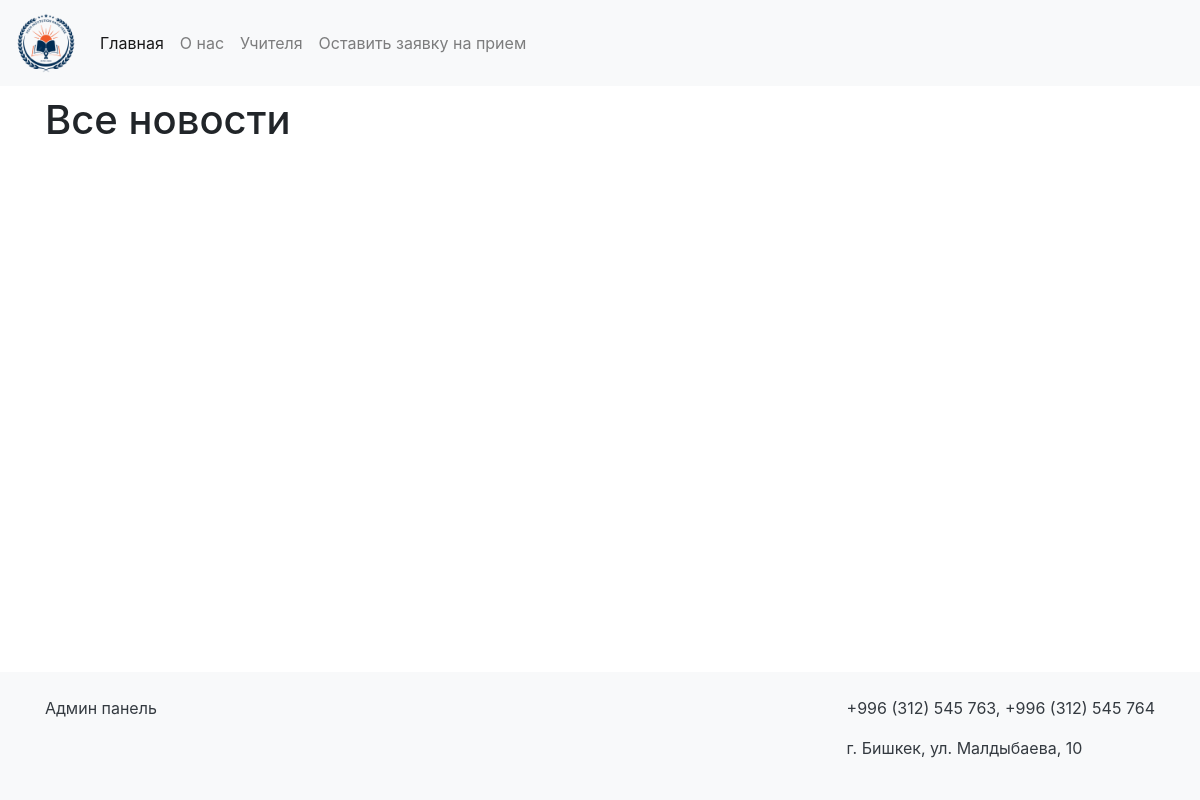
/posts/, run on an earlier commit of the app's database.
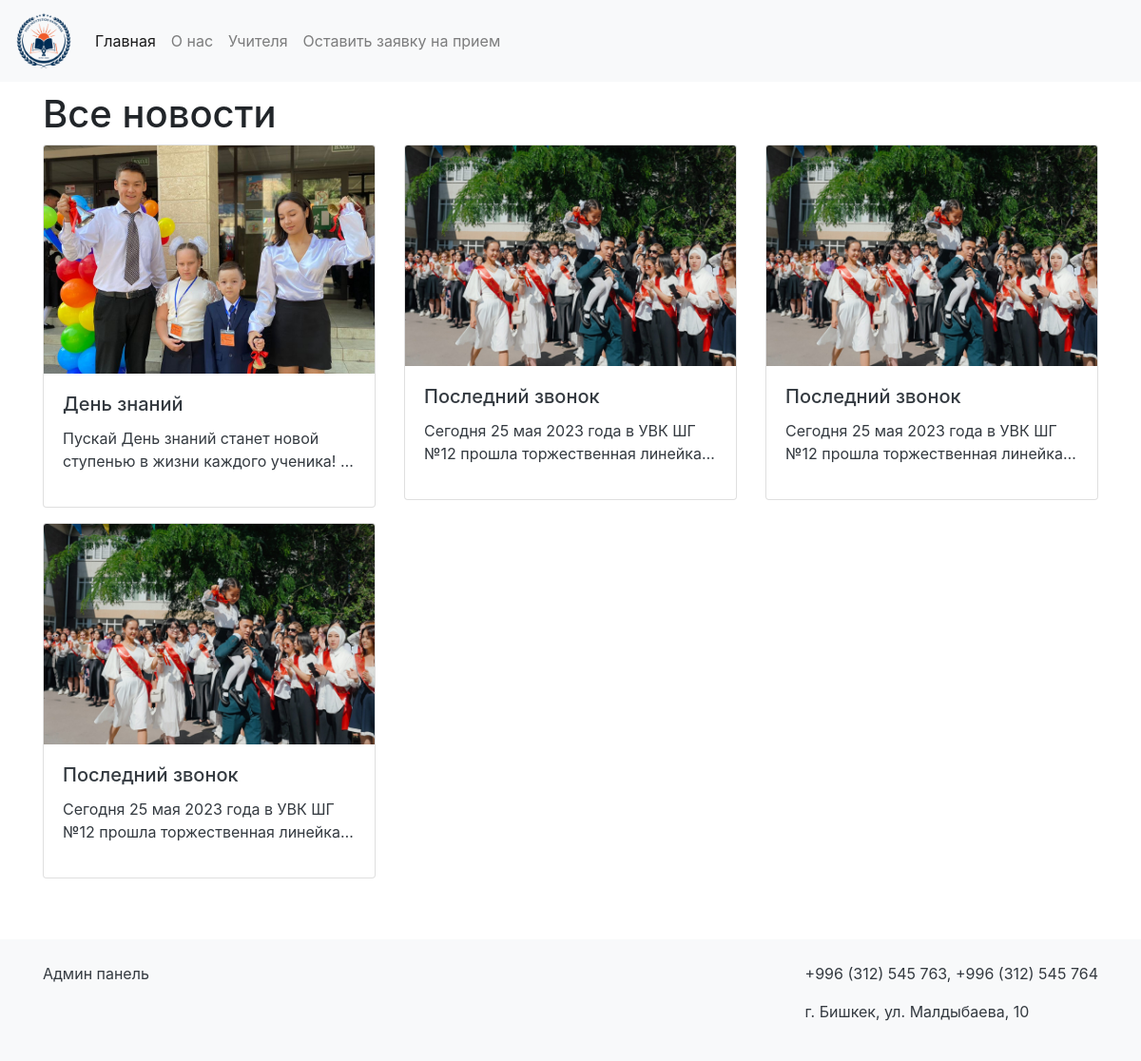
And on a later commit of the database.
### posts/models.py (models this page shows, shortened)
class Post(models.Model):
    title = models.CharField(max_length=200, verbose_name='Заголовок')
    image = models.ImageField(upload_to='posts/', verbose_name='Изображение')
    description = models.TextField(verbose_name='Описание')
    created_at = models.DateTimeField(auto_now_add=True, verbose_name='Дата создания')

### posts/views.py (the view)
# urls.py: path('posts/', views.posts_view, name='posts'),
def posts_view(request):
    posts = Post.objects.all().order_by('-created_at')
    return render(request, 'posts.html',{'posts': posts})

### templates/posts.html
{% include 'header_and_footer/header.html' %}
<div class="container mt-4">
    <h1>Все новости</h1>
    <div class="row row-cols-md-3 g-4">
        {% for post in posts %}
                <div class="col mb-3" style="height: 100%;">
                    <a href="/posts/{{ post.id }}" class="d-block text-dark card">
                        <img src="{{ post.image.url }}" alt="{{ post.title }}" class="card-img-top" style="max-height: 240px; object-fit: cover">
                        <div class="card-body">
                            <h5 class="card-title">{{ post.title }}</h5>
                            <p class="post-description">{{ post.description }}</p>
                        </div>
                    </a>
                </div>
            {% endfor %}
    </div>
</div>
{% include 'header_and_footer/footer.html' %}

### templates/header_and_footer/header.html (shortened to what this page needs)
{% load static %}
<!DOCTYPE html>
<html lang="en">
<head>
    <link rel="stylesheet" href="https://maxcdn.bootstrapcdn.com/bootstrap/4.5.2/css/bootstrap.min.css">
    <link href="{% static 'css/style.css' %}" rel="stylesheet">
</head>
<body>
<nav class="navbar navbar-expand-lg navbar-light bg-light fixed-top">
    <a class="navbar-brand" href="#"><img src="../../../media/logo.png" alt="" width="60" height="60"></a>
    <div class="collapse navbar-collapse " id="navbarNav">
        <ul class="navbar-nav ">
            <li class="nav-item active ">
                <a class="nav-link " href="/">Главная <span class="sr-only">(текущая)</span></a>
            </li>
            <li class="nav-item">
                <a class="nav-link" href="/about">О нас</a>
            </li>
            <li class="nav-item">
                <a class="nav-link" href="/teachers">Учителя</a>
            </li>
            <li class="nav-item">
                <a class="nav-link" href="/apply">Оставить заявку на прием</a>
            </li>
        </ul>
    </div>
</nav>
<br><br><br>
<div class="content">

### templates/header_and_footer/footer.html (shortened to what this page needs)
</div>
<footer class="bg-light text-dark py-4 mt-5">
  <div class="container d-flex justify-content-between">
    <a href="{% url 'admin:index' %}" class="text-dark">Админ панель</a>
    <div>
        <p>+996 (312) 545 763, +996 (312) 545 764</p>
        <p>г. Бишкек, ул. Малдыбаева, 10</p>
    </div>
  </div>
</footer>
</body>
</html>

### static/css/style.css (style rules this page uses)
html, body { height: 100%; margin: 0; }
body { display: flex; flex-direction: column; }
.content { flex: 1 0 auto; }
footer { flex-shrink: 0; }
.card { transition: transform 0.2s ease-in-out; }
.post-description { display: -webkit-box; -webkit-line-clamp: 2; -webkit-box-orient: vertical; overflow: hidden; text-overflow: ellipsis; white-space: normal; }

What changed in the data, as far as the page shows it:
added Post: image (picture), title "День знаний", description "Пускай День знаний станет новой ступенью в жизни каждого ученика!…"
added Post: image (picture), title "Последний звонок", description "Сегодня 25 мая 2023 года в УВК ШГ №12 прошла торжественная…"
added Post: image (picture), title "Последний звонок", description "Сегодня 25 мая 2023 года в УВК ШГ №12 прошла торжественная…"
added Post: image (picture), title "Последний звонок", description "Сегодня 25 мая 2023 года в УВК ШГ №12 прошла торжественная…"
